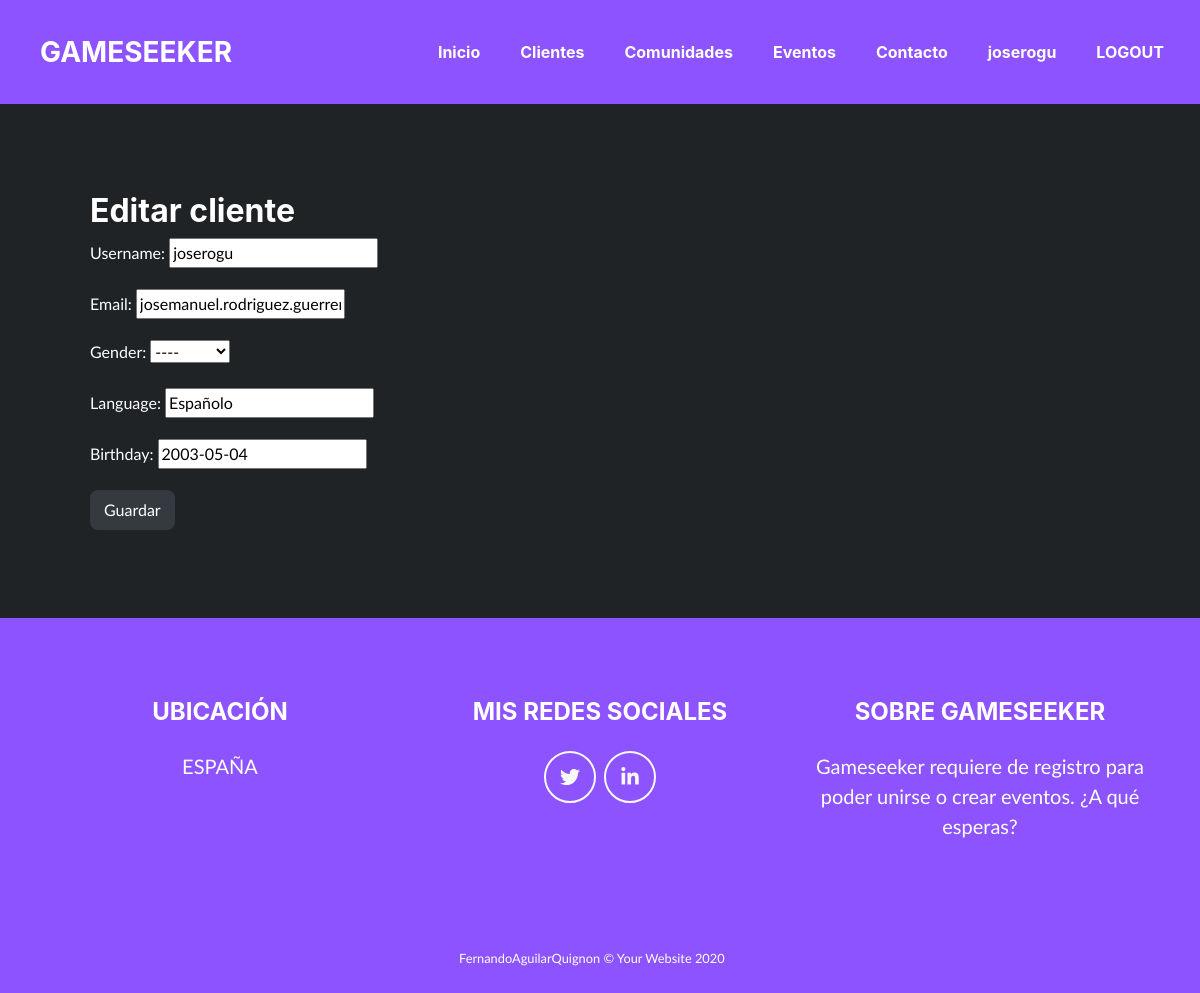
Before: /clients/1/edit/ (signed in) with the older database file.
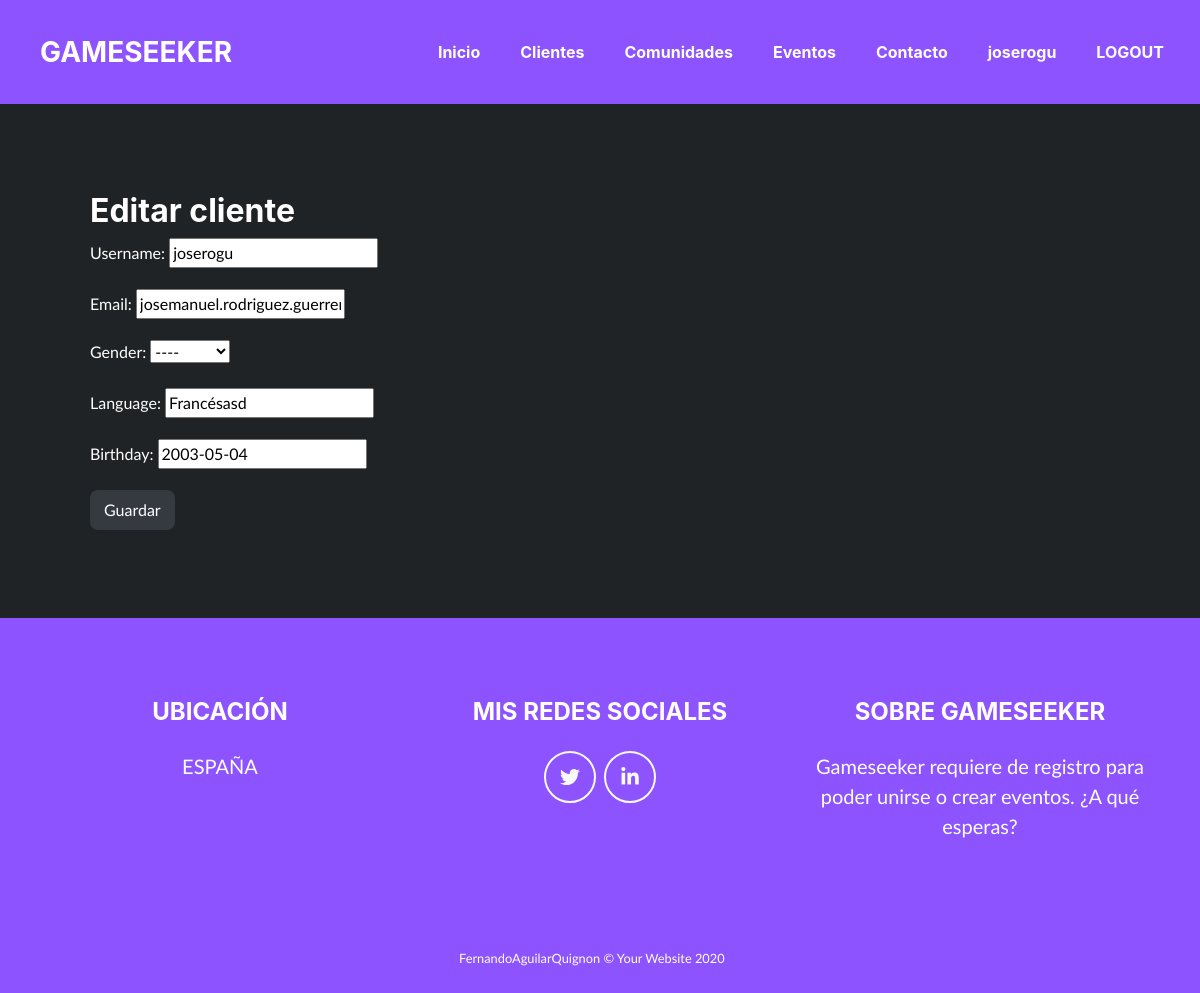
After: the same page with the newer database file.
### gameseek_app/models.py (models this page shows, shortened)
class Client(AbstractUser):
    class Gender(models.TextChoices):
        VACIO = "VACIO", _("----")
        HOMBRE = "HOMBRE", _("Hombre")
        MUJER = "MUJER", _("Mujer")
        OTRO = "OTRO", _("Otro")
    username = models.CharField(max_length=50, unique=True, null=False, blank=False)
    email = models.EmailField(max_length = 254, unique=True, null=False, blank=False)
    gender = models.CharField(
        max_length = 7,
        choices=Gender.choices,
        default=Gender.VACIO,
    )
    language = models.CharField(max_length = 100, null=True)
    birthday = models.DateField(null=True)

### gameseek_app/views.py (the view)
# urls.py: path('clients/<int:pk>/edit/', ClientUpdateView.as_view(), name='clients-update'),
class ClientUpdateView(UserPassesTestMixin, UpdateView):
    queryset = Client.objects.all()
    fields = ['username', 'email', 'gender', 'language', 'birthday']
    template_name="gameseek_app/client_form.html"
    def test_func(self):
        try:
            return Client.objects.get(pk=self.request.user.pk)==Client.objects.get(pk=self.kwargs.get("pk"))
        except:
            return False

### gameseek_app/templates/gameseek_app/client_form.html (shortened to what this page needs)
{% extends "base.html" %}
{% block content %}
    <section class="page-section portfolio" id="portfolio">
    <ul>
    <h2>Editar cliente</h2>
    <form method="POST" class="post-form">{% csrf_token %}
        {{ form.as_p }}
        <button type="submit" class="save btn btn-dark" href={% url 'gmsk:clients-list' %}>Guardar</button>
    </form>
    </ul>
    </section>
{% endblock %}

### gameseek_app/templates/base.html (shortened to what this page needs)
<!DOCTYPE html>
{% load static %}
<html lang="en">
    <head>
        <link href="{% static "css/styles.css" %}" rel="stylesheet" >
        <link rel="stylesheet" type="text/css" href="{% static 'css/heading.css' %}">
        <link rel="stylesheet" type="text/css" href="{% static 'css/body.css' %}">
    </head>
    <body>
        <nav class="navbar navbar-expand-lg bg-secondary fixed-top" id="mainNav">
            <div class="container"><a class="navbar-brand js-scroll-trigger" href="/">GAMESEEKER</a></div>
                <div class="collapse navbar-collapse" id="navbarResponsive">
                        <ul class="navbar-nav ml-auto">
                            <li class="nav-item mx-0 mx-lg-1"><a class="nav-link py-3 px-0 px-lg-3 rounded js-scroll-trigger" href=/>Inicio</a>
                            </li>
                            <li class="nav-item mx-0 mx-lg-1"><a class="nav-link py-3 px-0 px-lg-3 rounded js-scroll-trigger" href={% url 'gmsk:clients-list' %}>Clientes</a>
                            </li>
                            <li class="nav-item mx-0 mx-lg-1"><a class="nav-link py-3 px-0 px-lg-3 rounded js-scroll-trigger" href={% url 'gmsk:communitys-list' %}>Comunidades</a>
                            </li>
                            <li class="nav-item mx-0 mx-lg-1"><a class="nav-link py-3 px-0 px-lg-3 rounded js-scroll-trigger" href={% url 'gmsk:events-list' %}>Eventos</a>
                            </li>
                            <li class="nav-item mx-0 mx-lg-1"><a class="nav-link py-3 px-0 px-lg-3 rounded js-scroll-trigger" href="/contacto">Contacto</a>
                            </li>
                            {% if user.is_authenticated %}
                                <li class="nav-item mx-0 mx-lg-1"><a class="nav-link py-3 px-0 px-lg-3 rounded js-scroll-trigger" href={% url 'gmsk:clients-detail' request.user.id %}>{{ request.user.username }}</a>
                                </li>
                                <li class="nav-item mx-0 mx-lg-1 "><a class="nav-link py-3 px-0 px-lg-3 rounded js-scroll-trigger" href={% url 'logout' %}>LOGOUT</a>
                                </li>
                                {% else %}
                                <li class="nav-item mx-0 mx-lg-1"><a class="nav-link py-3 px-0 px-lg-3 rounded js-scroll-trigger" href={% url 'login' %}>LOGIN</a>
                                </li>
                                <li class="nav-item mx-0 mx-lg-1"><a class="nav-link py-3 px-0 px-lg-3 rounded js-scroll-trigger" href="register/">REGISTER</a>
                                </li>
                            {% endif %}
                        </ul>
                </div>
        </nav>
        {% block content %}{% endblock %}
        <footer class="footer text-center">
            <div class="container">
                <div class="row">
                    <div class="col-lg-4 mb-5 mb-lg-0">
                        <h4 class="mb-4">UBICACIÓN</h4>
                        <p class="pre-wrap lead mb-0">ESPAÑA</p>
                    </div>
                    <div class="col-lg-4 mb-5 mb-lg-0">
                        <h4 class="mb-4">MIS REDES SOCIALES</h4><a class="btn btn-outline-light btn-social mx-1" href="https://twitter.com/Gameseeker_"><i class="fab fa-fw fa-twitter"></i></a><a class="btn btn-outline-light btn-social mx-1" href="https://www.linkedin.com/in/https://www.linkedin.com/in/jos%C3%A9-manuel-rodr%C3%ADguez-guerrero-367a09234/"><i class="fab fa-fw fa-linkedin-in"></i></a>
                    </div>
                    <div class="col-lg-4">
                        <h4 class="mb-4">SOBRE GAMESEEKER</h4>
                        <p class="pre-wrap lead mb-0">Gameseeker requiere de registro para poder unirse o crear eventos. ¿A qué esperas?</p>
                    </div>
                </div>
            </div>
        </footer>
    <section class="copyright py-4 text-center text-white">
        <div class="container"><small class="pre-wrap">FernandoAguilarQuignon © Your Website 2020     </small></div>
    </section>
    </body>
</html>

Changed rows visible on the page:
changed Client "joserogu": language "Españolo" → "Francésasd"
